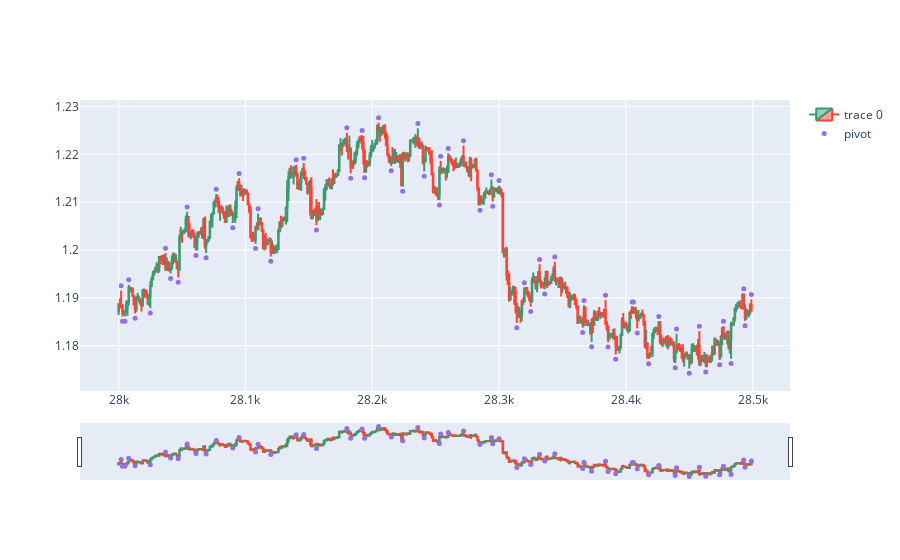

Notebook source saved alongside this figure:
### Code cell
dfpl = df[28000:28500]
fig = go.Figure(data=[go.Candlestick(x=dfpl.index,
                open=dfpl['open'],
                high=dfpl['high'],
                low=dfpl['low'],
                close=dfpl['close'])])

fig.add_scatter(x=dfpl.index, y=dfpl['pointpos'], mode="markers",
                marker=dict(size=5, color="MediumPurple"),
                name="pivot")
#fig.update_layout(xaxis_rangeslider_visible=False)
fig.show()

### Figure 1 — Plotly figure (JSON) as saved in the notebook; plotly's stock layout.template omitted (floating-point values rounded to 4 significant figures; data arrays with more than 128 entries replaced by an {"elided": "..."} marker saying what was removed)
{"data": [{"close": {"elided": "500 float values"}, "high": {"elided": "500 float values"}, "low": {"elided": "500 float values"}, "open": {"elided": "500 float values"}, "type": "candlestick", "x": {"elided": "500 int values"}}, {"marker": {"color": "MediumPurple", "size": 5}, "mode": "markers", "name": "pivot", "type": "scatter", "x": {"elided": "500 int values"}, "y": {"elided": "500 float values"}}], "layout": {}}
